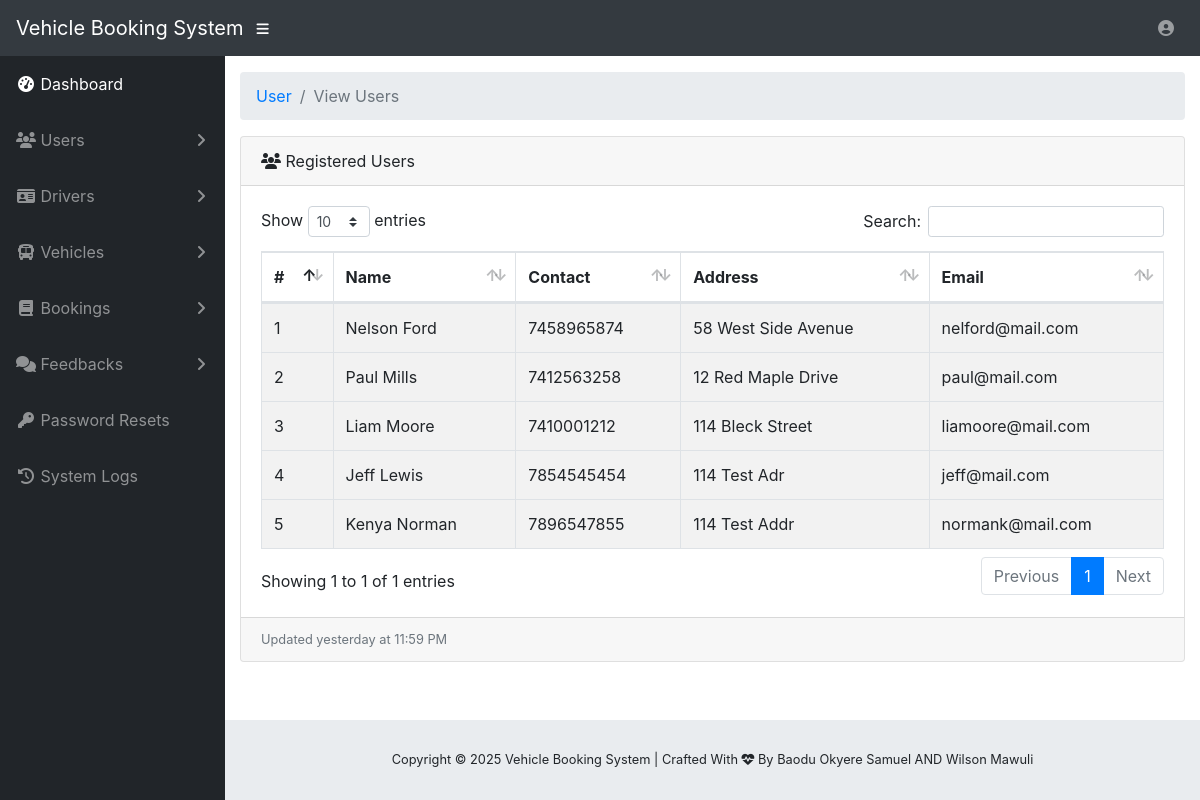
The app's page /admin-view-user.php (signed in) with its own data.
### tables this page shows
CREATE TABLE IF NOT EXISTS `tms_user` (
  `u_id` int(20) NOT NULL,
  `u_fname` varchar(200) NOT NULL,
  `u_lname` varchar(200) NOT NULL,
  `u_phone` varchar(200) NOT NULL,
  `u_addr` varchar(200) NOT NULL,
  `u_category` varchar(200) NOT NULL,
  `u_email` varchar(200) NOT NULL,
  `u_pwd` varchar(20) NOT NULL,
  `u_car_type` varchar(200) NOT NULL,
  `u_car_regno` varchar(200) NOT NULL,
  `u_car_bookdate` varchar(200) NOT NULL,
  `u_car_book_status` varchar(200) NOT NULL
);

### admin-view-user.php (the view, shortened to what this page needs)
<?php
  include('vendor/inc/config.php');
?>
<!DOCTYPE html>
<html lang="en">
<?php include('vendor/inc/head.php');?>
<body id="page-top">
 <?php include("vendor/inc/nav.php");?>
  <div id="wrapper">
    <?php include('vendor/inc/sidebar.php');?>
    <div id="content-wrapper">
      <div class="container-fluid">
        <ol class="breadcrumb">
          <li class="breadcrumb-item">
            <a href="#">User</a>
          </li>
          <li class="breadcrumb-item active">View Users</li>
        </ol>
        <div class="card mb-3">
          <div class="card-header">
            <i class="fas fa-users"></i>
            Registered Users</div>
          <div class="card-body">
            <div class="table-responsive">
              <table class="table table-bordered table-striped table-hover" id="dataTable" width="100%" cellspacing="0">
                <thead>
                  <tr>
                    <th>#</th>
                    <th>Name</th>
                    <th>Contact</th>
                    <th>Address</th>
                    <th>Email</th>
                  </tr>
                </thead>
                <?php
                    $ret="SELECT * FROM tms_user where u_category = 'User' ";
                    $stmt= $mysqli->prepare($ret) ;
                    $stmt->execute() ;
                    $res=$stmt->get_result();
                    $cnt=1;
                    while($row=$res->fetch_object())
                {
                ?>
                <tbody>
                  <tr>
                    <td><?php echo $cnt;?></td>
                    <td><?php echo $row->u_fname;?> <?php echo $row->u_lname;?></td>
                    <td><?php echo $row->u_phone;?></td>
                    <td><?php echo $row->u_addr;?></td>
                    <td><?php echo $row->u_email;?></td>
                  </tr>
                </tbody>
                <?php $cnt = $cnt+1; }?>
              </table>
            </div>
          </div>
          <div class="card-footer small text-muted">Updated yesterday at 11:59 PM</div>
        </div>
      </div>
      <?php include("vendor/inc/footer.php");?>
    </div>
  </div>
</body>
</html>

### records on screen
tms_user: u_fname "Nelson", u_lname "Ford", u_phone "7458965874", u_addr "58 West Side Avenue", u_email "nelford@mail.com"
tms_user: u_fname "Paul", u_lname "Mills", u_phone "7412563258", u_addr "12 Red Maple Drive", u_email "paul@mail.com"
tms_user: u_fname "Liam", u_lname "Moore", u_phone "7410001212", u_addr "114 Bleck Street", u_email "liamoore@mail.com"
tms_user: u_fname "Jeff", u_lname "Lewis", u_phone "7854545454", u_addr "114 Test Adr", u_email "jeff@mail.com"
tms_user: u_fname "Kenya", u_lname "Norman", u_phone "7896547855", u_addr "114 Test Addr", u_email "normank@mail.com"
